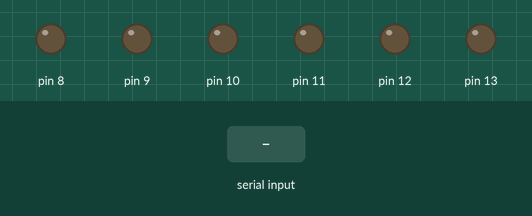
Bench run of a sketch on a simulated Arduino Uno, built with avr-gcc and run on an emulated ATmega328P. Shown: output pins drawn as LEDs (lit = HIGH). The inputs (shaded band) are chosen by the test bench.

Above: at 1.2 s.
1.3 s: "90,45\n" received over Serial
At 2.7 s:
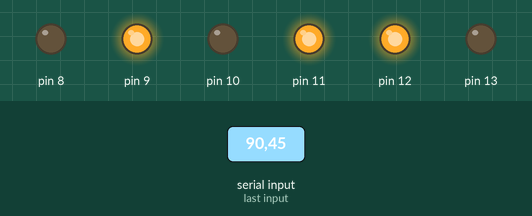
3.8 s: "30,150\n" received over Serial
At 5.9 s:
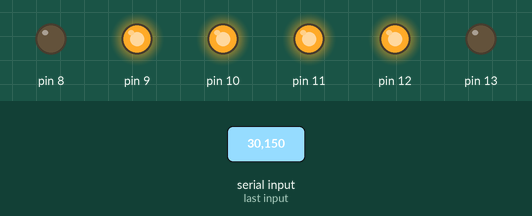
6.3 s: "5\n" received over Serial
At 7.6 s:
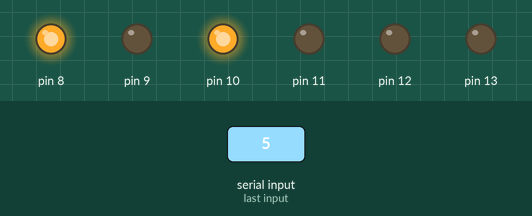
8.8 s: "200\n" received over Serial
At 10.8 s:
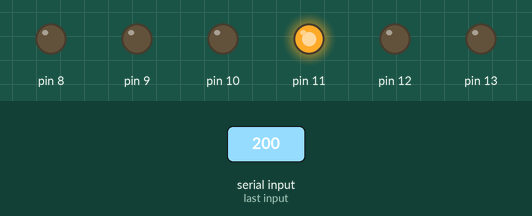
11.3 s: "1,90\n" received over Serial
At 12.7 s:
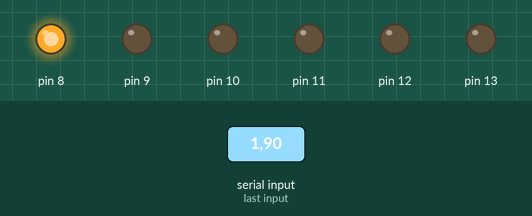
13.8 s: "90\n" received over Serial
At 15.8 s:
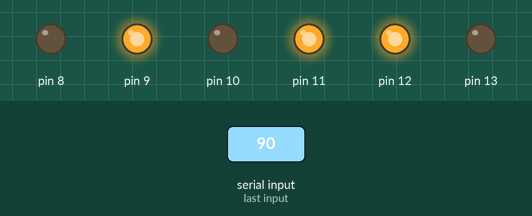
Timing chart, 0 to 17.3 s (numbered marks = the images above; inputs shaded):
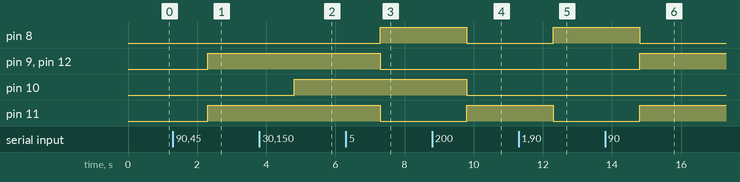

The sketch:

e2.ino
```cpp
void setup() {
  Serial.begin(9600);
  for(byte i=8; i<=13; i++)
        pinMode(i, OUTPUT);
}

void loop() {
  if(Serial.available() > 0)
  {

    int input = Serial.parseInt();
    int x = input % 64;

    while (Serial.parseInt() > 0) Serial.read();

    for(byte i=8; i<=13; i++) digitalWrite(i, 0);

    for(int j = 8; j <= 13 && x; j++)
      {
          digitalWrite(j, x % 2);
          x /= 2;
      }
  }
}
```

Measured:
- after the input at 1.3 s, pin 9, pin 11, pin 12: LOW → HIGH after 1.0 s
- after the input at 3.8 s, pin 10: LOW → HIGH after 1.0 s
- after the input at 6.3 s, pin 8: LOW → HIGH after 1.0 s; pin 9, pin 11, pin 12: HIGH → LOW after 1.0 s
- after the input at 8.8 s, pin 8, pin 10: HIGH → LOW after 1.0 s; pin 11: LOW → HIGH after 1.0 s
- after the input at 11.3 s, pin 8: LOW → HIGH after 1.0 s; pin 11: HIGH → LOW after 1.0 s
- after the input at 13.8 s, pin 8: HIGH → LOW after 1.0 s; pin 9, pin 11, pin 12: LOW → HIGH after 1.0 s
